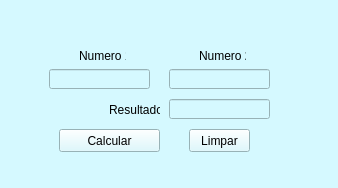
<?xml version="1.0" encoding="UTF-8"?>
<ui version="4.0">
 <class>MainWindow</class>
 <widget class="QMainWindow" name="MainWindow">
  <property name="geometry">
   <rect>
    <x>0</x>
    <y>0</y>
    <width>338</width>
    <height>188</height>
   </rect>
  </property>
  <property name="windowTitle">
   <string>Calculadora Python</string>
  </property>
  <property name="windowIcon">
   <iconset>
    <normaloff>calc.ico</normaloff>calc.ico</iconset>
  </property>
  <widget class="QWidget" name="centralwidget">
   <widget class="QFrame" name="frame">
    <property name="geometry">
     <rect>
      <x>-1</x>
      <y>-1</y>
      <width>341</width>
      <height>251</height>
     </rect>
    </property>
    <property name="minimumSize">
     <size>
      <width>341</width>
      <height>251</height>
     </size>
    </property>
    <property name="maximumSize">
     <size>
      <width>341</width>
      <height>251</height>
     </size>
    </property>
    <property name="styleSheet">
     <string notr="true">background-color: rgb(213, 249, 255);</string>
    </property>
    <property name="frameShape">
     <enum>QFrame::StyledPanel</enum>
    </property>
    <property name="frameShadow">
     <enum>QFrame::Raised</enum>
    </property>
    <widget class="QLineEdit" name="txt1">
     <property name="geometry">
      <rect>
       <x>50</x>
       <y>70</y>
       <width>101</width>
       <height>20</height>
      </rect>
     </property>
    </widget>
    <widget class="QLineEdit" name="txt2">
     <property name="geometry">
      <rect>
       <x>170</x>
       <y>70</y>
       <width>101</width>
       <height>20</height>
      </rect>
     </property>
     <property name="text">
      <string/>
     </property>
    </widget>
    <widget class="QLabel" name="label">
     <property name="geometry">
      <rect>
       <x>80</x>
       <y>50</y>
       <width>47</width>
       <height>13</height>
      </rect>
     </property>
     <property name="text">
      <string>Numero 1</string>
     </property>
    </widget>
    <widget class="QLabel" name="label_3">
     <property name="geometry">
      <rect>
       <x>200</x>
       <y>50</y>
       <width>47</width>
       <height>13</height>
      </rect>
     </property>
     <property name="text">
      <string>Numero 2</string>
     </property>
    </widget>
    <widget class="QPushButton" name="botao">
     <property name="geometry">
      <rect>
       <x>60</x>
       <y>130</y>
       <width>101</width>
       <height>23</height>
      </rect>
     </property>
     <property name="text">
      <string>Calcular</string>
     </property>
    </widget>
    <widget class="QPushButton" name="pushButton">
     <property name="geometry">
      <rect>
       <x>190</x>
       <y>130</y>
       <width>61</width>
       <height>23</height>
      </rect>
     </property>
     <property name="text">
      <string>Limpar</string>
     </property>
    </widget>
    <widget class="QLabel" name="label_4">
     <property name="geometry">
      <rect>
       <x>110</x>
       <y>100</y>
       <width>51</width>
       <height>21</height>
      </rect>
     </property>
     <property name="text">
      <string>Resultado</string>
     </property>
    </widget>
    <widget class="QLineEdit" name="txt_resultado">
     <property name="geometry">
      <rect>
       <x>170</x>
       <y>100</y>
       <width>101</width>
       <height>20</height>
      </rect>
     </property>
     <property name="text">
      <string/>
     </property>
     <property name="readOnly">
      <bool>true</bool>
     </property>
    </widget>
   </widget>
  </widget>
 </widget>
 <resources/>
 <connections>
  <connection>
   <sender>pushButton</sender>
   <signal>clicked(bool)</signal>
   <receiver>txt2</receiver>
   <slot>clear()</slot>
   <hints>
    <hint type="sourcelabel">
     <x>224</x>
     <y>142</y>
    </hint>
    <hint type="destinationlabel">
     <x>227</x>
     <y>86</y>
    </hint>
   </hints>
  </connection>
  <connection>
   <sender>pushButton</sender>
   <signal>clicked(bool)</signal>
   <receiver>txt1</receiver>
   <slot>clear()</slot>
   <hints>
    <hint type="sourcelabel">
     <x>222</x>
     <y>131</y>
    </hint>
    <hint type="destinationlabel">
     <x>101</x>
     <y>80</y>
    </hint>
   </hints>
  </connection>
 </connections>
</ui>
